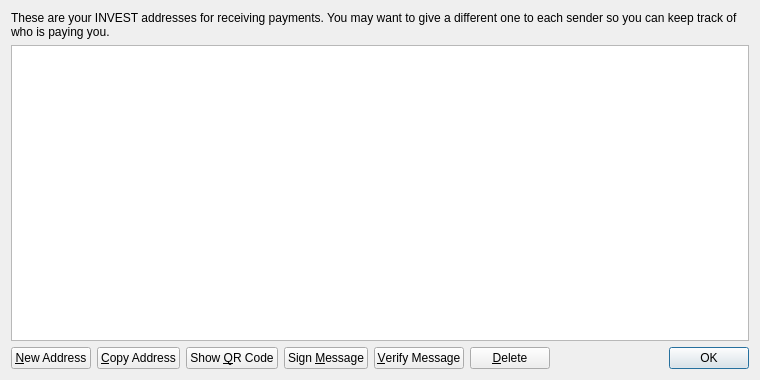
<?xml version="1.0" encoding="UTF-8"?>
<ui version="4.0">
 <class>AddressBookPage</class>
 <widget class="QWidget" name="AddressBookPage">
  <property name="geometry">
   <rect>
    <x>0</x>
    <y>0</y>
    <width>760</width>
    <height>380</height>
   </rect>
  </property>
  <property name="windowTitle">
   <string>Address Book</string>
  </property>
  <layout class="QVBoxLayout" name="verticalLayout">
   <item>
    <widget class="QLabel" name="labelExplanation">
     <property name="text">
      <string>These are your INVEST addresses for receiving payments. You may want to give a different one to each sender so you can keep track of who is paying you.</string>
     </property>
     <property name="textFormat">
      <enum>Qt::PlainText</enum>
     </property>
     <property name="wordWrap">
      <bool>true</bool>
     </property>
    </widget>
   </item>
   <item>
    <widget class="QTableView" name="tableView">
     <property name="contextMenuPolicy">
      <enum>Qt::CustomContextMenu</enum>
     </property>
     <property name="toolTip">
      <string>Double-click to edit address or label</string>
     </property>
     <property name="tabKeyNavigation">
      <bool>false</bool>
     </property>
     <property name="alternatingRowColors">
      <bool>true</bool>
     </property>
     <property name="selectionMode">
      <enum>QAbstractItemView::SingleSelection</enum>
     </property>
     <property name="selectionBehavior">
      <enum>QAbstractItemView::SelectRows</enum>
     </property>
     <property name="sortingEnabled">
      <bool>true</bool>
     </property>
     <attribute name="verticalHeaderVisible">
      <bool>false</bool>
     </attribute>
    </widget>
   </item>
   <item>
    <layout class="QHBoxLayout" name="horizontalLayout">
     <item>
      <widget class="QPushButton" name="newAddressButton">
       <property name="toolTip">
        <string>Create a new address</string>
       </property>
       <property name="text">
        <string>&amp;New Address</string>
       </property>
       <property name="icon">
        <iconset resource="../bitcoin.qrc">
         <normaloff>:/icons/add</normaloff>:/icons/add</iconset>
       </property>
      </widget>
     </item>
     <item>
      <widget class="QPushButton" name="copyToClipboard">
       <property name="toolTip">
        <string>Copy the currently selected address to the system clipboard</string>
       </property>
       <property name="text">
        <string>&amp;Copy Address</string>
       </property>
       <property name="icon">
        <iconset resource="../bitcoin.qrc">
         <normaloff>:/icons/editcopy</normaloff>:/icons/editcopy</iconset>
       </property>
      </widget>
     </item>
     <item>
      <widget class="QPushButton" name="showQRCode">
       <property name="text">
        <string>Show &amp;QR Code</string>
       </property>
       <property name="icon">
        <iconset resource="../bitcoin.qrc">
         <normaloff>:/icons/qrcode</normaloff>:/icons/qrcode</iconset>
       </property>
      </widget>
     </item>
     <item>
      <widget class="QPushButton" name="signMessage">
       <property name="toolTip">
        <string>Sign a message to prove you own a INVEST address</string>
       </property>
       <property name="text">
        <string>Sign &amp;Message</string>
       </property>
       <property name="icon">
        <iconset resource="../bitcoin.qrc">
         <normaloff>:/icons/edit</normaloff>:/icons/edit</iconset>
       </property>
      </widget>
     </item>
     <item>
      <widget class="QPushButton" name="verifyMessage">
       <property name="toolTip">
        <string>Verify a message to ensure it was signed with a specified INVEST address</string>
       </property>
       <property name="text">
        <string>&amp;Verify Message</string>
       </property>
       <property name="icon">
        <iconset resource="../bitcoin.qrc">
         <normaloff>:/icons/transaction_0</normaloff>:/icons/transaction_0</iconset>
       </property>
      </widget>
     </item>
     <item>
      <widget class="QPushButton" name="deleteButton">
       <property name="toolTip">
        <string>Delete the currently selected address from the list</string>
       </property>
       <property name="text">
        <string>&amp;Delete</string>
       </property>
       <property name="icon">
        <iconset resource="../bitcoin.qrc">
         <normaloff>:/icons/remove</normaloff>:/icons/remove</iconset>
       </property>
      </widget>
     </item>
     <item>
      <spacer name="horizontalSpacer">
       <property name="orientation">
        <enum>Qt::Horizontal</enum>
       </property>
       <property name="sizeHint" stdset="0">
        <size>
         <width>40</width>
         <height>20</height>
        </size>
       </property>
      </spacer>
     </item>
     <item>
      <widget class="QDialogButtonBox" name="buttonBox">
       <property name="sizePolicy">
        <sizepolicy hsizetype="Maximum" vsizetype="Fixed">
         <horstretch>0</horstretch>
         <verstretch>0</verstretch>
        </sizepolicy>
       </property>
       <property name="standardButtons">
        <set>QDialogButtonBox::Ok</set>
       </property>
      </widget>
     </item>
    </layout>
   </item>
  </layout>
 </widget>
 <resources>
  <include location="../bitcoin.qrc"/>
 </resources>
 <connections/>
</ui>
